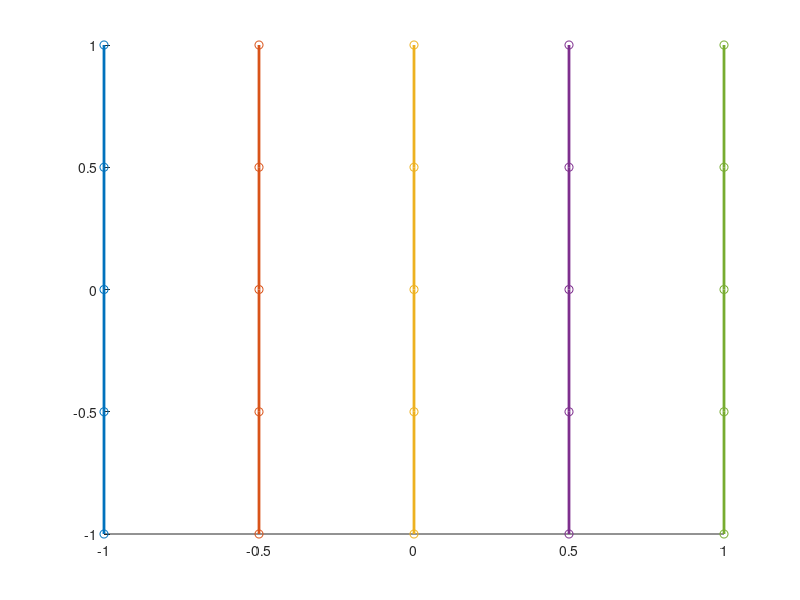

MATLAB code to generate this figure: (Note: this script raises an error after producing the figure.)
%%
% Recording Angles for Radon Transform
%
%%

% clean up:
clear all;
close all; % close all open figures
clc;

%%
% setup
% 
% * N: num of recording angles equally distributed in $[0,\pi]$
% * rSAMP: sample distance of r-axis
% * sSAMP: sample distance of s-axis
%
N=9;
rSAMP=0.5;
sSAMP=0.5;

%%
% Recording angles
% Following code constructs the rec. angles
% $$ \phis=\left(0°, ..., 180°\right) $$
% $$ \sigmas = \left( ... \right) $$
%
phis=linspace(0,180,N);
phis_=phis*pi/180; % tmp var
sigmas=[cos(phis_);sin(phis_)];
phis_=phis_+pi/2; % +90°
sigmasT=[cos(phis_);sin(phis_)];

% discrete intervalls of $r=[-1,1]$ and $s=[-1,1]$
r=-1:rSAMP:1;
s=-1:sSAMP:1;

% iterate over all recording angles
for j=1:N
    sigma=sigmas(:,j); % set current angle
    line1=sigmasT(:,j)*r; % standard vectors for $r*sigmaT$

    % create new figure:
    figure;
    hold on;

    %line=[];
    line=zeros(2,length(s),N); %preallocate matrix
    for i=1:length(s)
        % $ L(s) = s_i*sigma_j + r*sigma_j^{T} $
        line(:,:,i)=[line1(1,:)+s(i)*sigma(1) ; line1(2,:)+s(i)*sigma(2)];

        %plot line and sample-points:
        scatter(line(1,:,i),line(2,:,i));
        plot(line(1,:,i),line(2,:,i),'LineWidth',2);
    end

    % add title with current recording angle to plot:
    str=sprintf('recording angle phi_%d=%d',j,phis(j));
    title(texlabel(str));

    % add grid & origin to plot:
    hline(0,'--r');
    vline(0,'--r');
    grid on;

    % plot angle phi
    angle=(sigma*s);
    angleX=angle(1,:);
    angleY=angle(2,:);
    if (phis(j) <= 90) % 0° <= phi <= 90°
        angleX=angleX(angleX>=0); % only positiv X entries
        angleY=angleY(length(angleY)-length(angleX)+1:end); % choose proper Y
    else
        angleY=angleY(angleY>=0); % only positiv Y entries
        angleX=angleX(length(angleX)-length(angleY)+1:end); % choose proper X
    end
    plot(angleX,angleY,'k','LineWidth',2);
end
